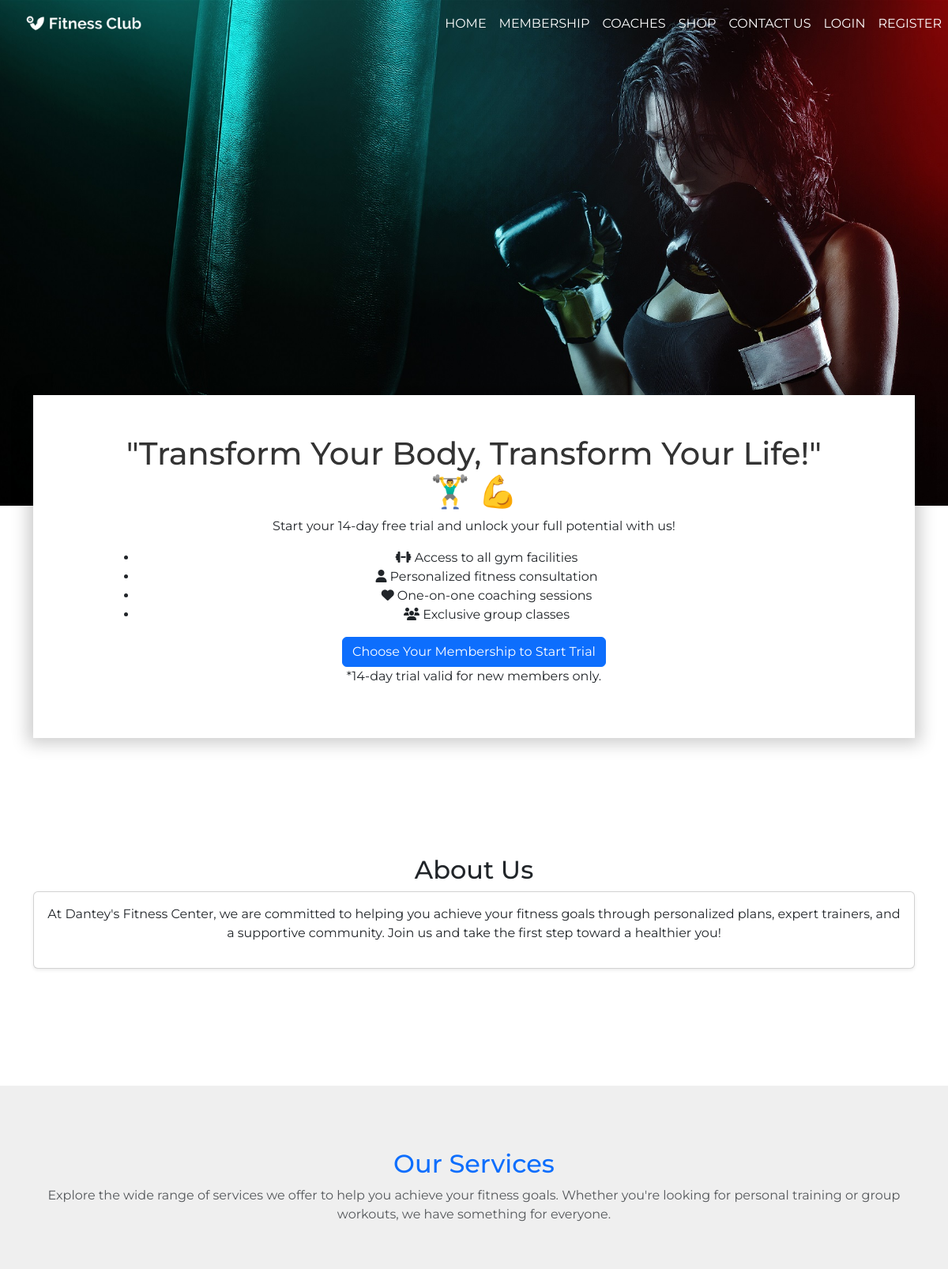
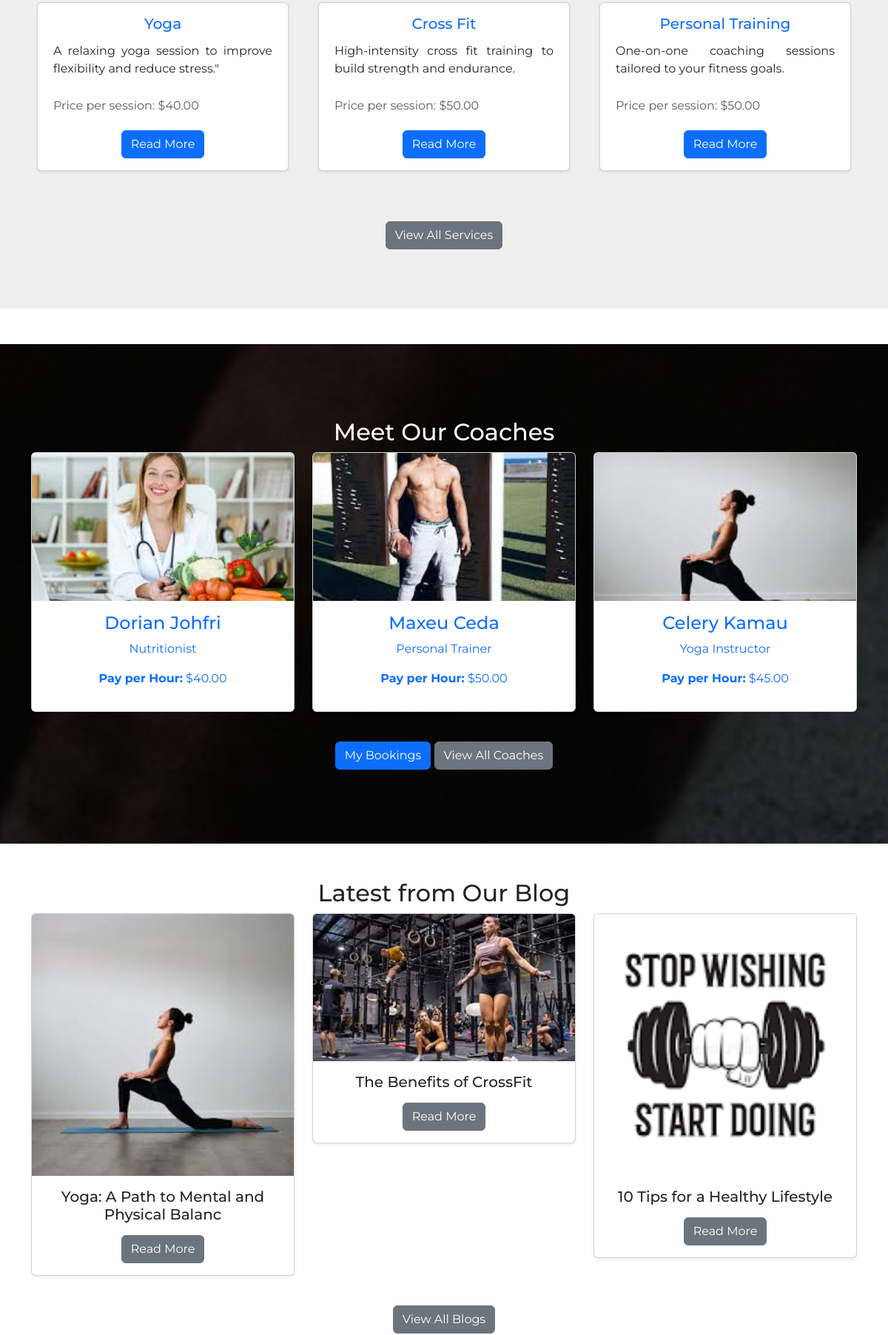
The page / (upper part) on the database its author committed (2 pictures, top to bottom).
### gym/models.py (models this page shows, shortened)
class Service(models.Model):
    YOGA = 'Yoga'
    CROSSFIT = 'CrossFit'
    PERSONAL_TRAINER = 'Personal Trainer'
    NUTRITIONIST = 'Nutritionist'
    SERVICE_CATEGORIES = [
        (YOGA, 'Yoga'),
        (CROSSFIT, 'CrossFit'),
        (PERSONAL_TRAINER, 'Personal Trainer'),
        (NUTRITIONIST, 'Nutritionist'),
    ]
    name = models.CharField(max_length=100)
    description = models.TextField()
    image = models.ImageField(upload_to='services/')
    price_per_session = models.DecimalField(max_digits=10, decimal_places=2, null=True, blank=True)
    is_active = models.BooleanField(default=True)
    created_at = models.DateTimeField(auto_now_add=True)
    updated_at = models.DateTimeField(auto_now=True)
    category = models.CharField(
        max_length=50,
        choices=SERVICE_CATEGORIES,
        default=YOGA,
    )

### coaches/models.py (models this page shows, shortened)
class Coach(models.Model):
    CATEGORY_CHOICES = [
        ('Personal Trainer', 'Personal Trainer'),
        ('Yoga Instructor', 'Yoga Instructor'),
        ('Nutritionist', 'Nutritionist'),
        ('Strength Coach', 'Strength Coach'),
    ]
    name = models.CharField(max_length=100)
    specialization = models.CharField(max_length=50, choices=CATEGORY_CHOICES)
    experience = models.PositiveIntegerField(help_text="Years of experience")
    email = models.EmailField()
    phone = models.CharField(max_length=15)
    photo = models.ImageField(upload_to='coaches_photos/', null=True, blank=True)
    workout_video = models.FileField(upload_to='coaches_videos/', null=True, blank=True)
    hourly_rate = models.DecimalField(max_digits=6, decimal_places=2, default=0.00)
    resume = models.FileField(upload_to='nutritionist_resumes/', null=True, blank=True, help_text="Required for Nutritionists")

### gym_blog/models.py (models this page shows, shortened)
class Post(models.Model):
    title = models.CharField(max_length=200)
    slug = models.SlugField(unique=True)
    content = models.TextField()
    author = models.ForeignKey(User, on_delete=models.CASCADE, related_name='posts')
    category = models.ForeignKey(Category, on_delete=models.SET_NULL, null=True, blank=True, related_name='posts')
    pub_date = models.DateTimeField(default=timezone.now, editable=False)
    updated_date = models.DateTimeField(auto_now=True)
    image = models.ImageField(upload_to='blog_images/', null=True, blank=True)
    class Meta:
        ordering = ['-pub_date']

### gym/views.py (the view)
# urls.py: path('', views.HomeView.as_view(), name='index'),
class HomeView(TemplateView):
    template_name = 'gym/index.html'
    def get_context_data(self, **kwargs):
        context = super().get_context_data(**kwargs)
        context['services'] = Service.objects.all()[:3]
        context['reviews'] = Review.objects.all()[:3]
        context['latest_blogs'] = Post.objects.order_by('-pub_date')[:3]
        context['coaches'] = Coach.objects.all()[:3]  # Add this line to fetch all coaches
        return context

### cart/context_processors.py (called while the page is built)
def cart_count(request):
    count = 0
    if request.user.is_authenticated:
        count = CartItem.objects.filter(cart__user=request.user).count()
    else:
        cart = request.session.get("cart", {})
        count = sum(item["quantity"] for item in cart.values())
    return {"cart_count": count}

### gym/templatetags/custom_filters.py (called while the page is built)
@register.filter
def get_range(value):
    try:
        return range(int(value))
    except (ValueError, TypeError):
        return range(0)

### gym/templates/gym/index.html (shortened to what this page needs)
{% extends 'base.html' %}
{% load static %}
{% load custom_filters %}
{% block main_content %}
<section id="welcome">
    <div class="container">
        <div class="welcome text-center">
            <h1>"Transform Your Body, Transform Your Life!" 🏋️‍♂️ 💪</h1>
            <p>Start your 14-day free trial and unlock your full potential with us!</p>
            <ul class="trial-benefits">
                <li><i class="fas fa-dumbbell"></i> Access to all gym facilities</li>
                <li><i class="fas fa-user"></i> Personalized fitness consultation</li>
                <li><i class="fas fa-heart"></i> One-on-one coaching sessions</li>
                <li><i class="fas fa-users"></i> Exclusive group classes</li>
            </ul>
            <a href="{% url 'members:membership_page' %}" class="btn btn-primary">
                Choose Your Membership to Start Trial
            </a>
            <p class="fine-print">*14-day trial valid for new members only.</p>
        </div>
    </div>
</section>
<section id="about" class="my-5">
    <div class="container">
        <div class="row">
            <div class="col-md-12 text-center">
                <h2>About Us</h2>
                <div class="card shadow-sm">
                    <div class="card-body">
                        <p>At Dantey's Fitness Center, we are committed to helping you achieve your fitness goals
                            through personalized plans, expert trainers, and a supportive community. Join us and take
                            the first step toward a healthier you!</p>
                    </div>
                </div>
            </div>
        </div>
    </div>
</section>
<section id="services" class="my-5">
    <div class="container">
        <div class="row text-center mb-4">
            <div class="col-12">
                <h2 class="section-heading text-primary">Our Services</h2>
                <p class="section-description text-muted">Explore the wide range of services we offer to help you achieve your fitness goals. Whether you're looking for personal training or group workouts, we have something for everyone.</p>
            </div>
        </div>
        <div class="row">
            {% for service in services %}
            <div class="col-md-4 mb-4">
                <div class="card shadow-sm service-card h-100">
                    <div class="card-body text-center">
                        <h5 class="service-title text-primary">{{ service.name }}</h5>
                        <p class="service-description">{{ service.description }}</p>
                        {% if service.price_per_session %}
                        <p class="text-muted">Price per session: ${{ service.price_per_session }}</p>
                        {% endif %}
                        <a href="{% url 'gym:service_detail' service.id %}" class="btn btn-primary service-link">Read More</a>
                    </div>
                </div>
            </div>
            {% endfor %}
        </div>
        <div class="row">
            <div class="col-12 text-center">
                <a href="{% url 'gym:service_list' %}" class="btn btn-secondary mt-4">View All Services</a>
            </div>
        </div>
    </div>
</section>
<section id="features" class="my-5">
    <div class="container">
        <div class="row">
            <div class="col-md-12 text-center">
                <h2>Meet Our Coaches</h2>
                <div class="row">
                    {% for coach in coaches %}
                        <div class="col-md-4 mb-4">
                            <div class="card shadow-sm coach-card h-100">
                                <img src="{{ coach.photo.url }}" class="card-img-top" alt="{{ coach.name }}">
                                <div class="card-body text-center">
                                    <h4 class="coach-title text-primary">{{ coach.name }}</h4>
                                    <p class="coach-description text-primary">{{ coach.specialization }}</p>
                                    <p class="coach-pay text-primary"><strong>Pay per Hour:</strong> ${{ coach.hourly_rate }}</p>
                                </div>
                            </div>
                        </div>
                    {% endfor %}
                </div>
                <a href="{% url 'coaches:booking_list' %}" class="btn btn-primary mt-3">My Bookings</a></li>
                <a href="{%url 'coaches:coach_list'%}" class="btn btn-secondary mt-3">View All Coaches</a>
            </div>
        </div>
    </div>
</section>
<section id="blog" class="my-5">
    <div class="container">
        <div class="row">
            <div class="col-md-12 text-center">
                <h2>Latest from Our Blog</h2>
                <div class="row">
                    {% for post in latest_blogs %}
                    <div class="col-md-4 mb-4">
                        <div class="card shadow-sm">
                            <img src="{{ post.image.url }}" class="card-img-top" alt="{{ post.title }}">
                            <div class="card-body">
                                <h5>{{ post.title }}</h5>
                                <a href="{% url 'gym_blog:blog_detail' slug=post.slug %}" class="btn btn-secondary">Read More</a>
                            </div>
                        </div>
                    </div>
                    {% endfor %}
                </div>
                <a href="{% url 'gym_blog:blog_list' %}" class="btn btn-secondary mt-3">View All Blogs</a>
            </div>
        </div>
    </div>
</section>
{% endblock %}

### gym/static/css/style.css (style rules this page uses)
* { margin: 0; padding: 0; font-family: "Montserrat", sans-serif; }
.welcome { padding: 50px 100px; margin-top: -140px; background-color: #fff; box-shadow: 0 0 20px 7px rgba(0, 0, 0, 0.2); }
.welcome h1 { color: #333; }
#about { padding-top: 100px; padding-bottom: 100px; }
#services { background-color: #efefef; padding-top: 80px; padding-bottom: 80px; }
#services .col-md-4 { padding: 20px; }
#services .col-md-4 p { padding: 5px; text-align: justify; }
#features { padding-top: 100px; padding-bottom: 100px; background: linear-gradient(rgba(0, 0, 0, 0.8), rgba(0, 0, 0, 0.8)), url("../images/feature-background.jpg"); background-position: center; background-size: cover; background-attachment: fixed; color: #fff; }
.coach-card { position: relative; transition: transform 0.3s ease, box-shadow 0.3s ease; }
.coach-title, .coach-description, .coach-pay { color: blue; }
.coach-card img { width: 100%; height: 200px; object-fit: cover; transition: opacity 0.3s ease; }

### rows shown on the page
Service: name "Yoga", description "A relaxing yoga session to improve flexibility and reduce stress.\"", price_per_session "40.00"
Service: name "Cross Fit", description "High-intensity cross fit training to build strength and endurance.", price_per_session "50.00"
Service: name "Personal Training", description "One-on-one coaching sessions tailored to your fitness goals.", price_per_session "50.00"
Coach: photo (picture), name "Dorian Johfri", specialization "Nutritionist", hourly_rate "40.00"
Coach: photo (picture), name "Maxeu Ceda", specialization "Personal Trainer", hourly_rate "50.00"
Coach: photo (picture), name "Celery Kamau", specialization "Yoga Instructor", hourly_rate "45.00"
Post: image (picture), title "Yoga: A Path to Mental and Physical Balanc"
Post: image (picture), title "The Benefits of CrossFit"
Post: image (picture), title "10 Tips for a Healthy Lifestyle"
